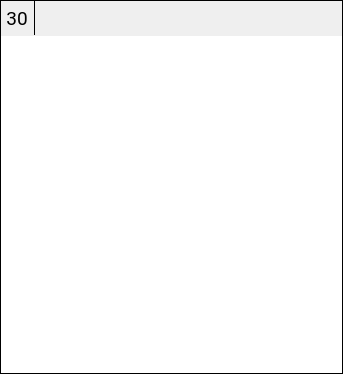
<?xml version="1.0" encoding="UTF-8"?>
<ui version="4.0">
 <class>HeaderTableItem</class>
 <widget class="QWidget" name="HeaderTableItem">
  <property name="geometry">
   <rect>
    <x>0</x>
    <y>0</y>
    <width>343</width>
    <height>374</height>
   </rect>
  </property>
  <property name="windowTitle">
   <string>Form</string>
  </property>
  <property name="styleSheet">
   <string notr="true">#frameHeader {
	border-bottom: 1px solid black;
}</string>
  </property>
  <layout class="QGridLayout" name="gridLayout">
   <property name="leftMargin">
    <number>0</number>
   </property>
   <property name="topMargin">
    <number>0</number>
   </property>
   <property name="rightMargin">
    <number>0</number>
   </property>
   <property name="bottomMargin">
    <number>0</number>
   </property>
   <property name="spacing">
    <number>0</number>
   </property>
   <item row="1" column="0" colspan="2">
    <widget class="QFrame" name="frameBox">
     <property name="minimumSize">
      <size>
       <width>100</width>
       <height>0</height>
      </size>
     </property>
     <property name="frameShape">
      <enum>QFrame::Box</enum>
     </property>
     <property name="frameShadow">
      <enum>QFrame::Plain</enum>
     </property>
     <layout class="QGridLayout" name="gridLayout_3">
      <property name="leftMargin">
       <number>0</number>
      </property>
      <property name="topMargin">
       <number>0</number>
      </property>
      <property name="rightMargin">
       <number>0</number>
      </property>
      <property name="bottomMargin">
       <number>0</number>
      </property>
      <property name="spacing">
       <number>0</number>
      </property>
      <item row="2" column="0">
       <widget class="QTableView" name="tblData">
        <property name="font">
         <font>
          <family>Roboto</family>
          <pointsize>12</pointsize>
         </font>
        </property>
        <property name="frameShape">
         <enum>QFrame::NoFrame</enum>
        </property>
        <property name="editTriggers">
         <set>QAbstractItemView::NoEditTriggers</set>
        </property>
        <property name="selectionMode">
         <enum>QAbstractItemView::SingleSelection</enum>
        </property>
        <property name="selectionBehavior">
         <enum>QAbstractItemView::SelectRows</enum>
        </property>
        <attribute name="horizontalHeaderCascadingSectionResizes">
         <bool>true</bool>
        </attribute>
        <attribute name="horizontalHeaderDefaultSectionSize">
         <number>20</number>
        </attribute>
        <attribute name="horizontalHeaderStretchLastSection">
         <bool>true</bool>
        </attribute>
        <attribute name="verticalHeaderVisible">
         <bool>false</bool>
        </attribute>
       </widget>
      </item>
      <item row="0" column="0">
       <widget class="QFrame" name="frameHeader">
        <property name="sizePolicy">
         <sizepolicy hsizetype="Expanding" vsizetype="Minimum">
          <horstretch>0</horstretch>
          <verstretch>0</verstretch>
         </sizepolicy>
        </property>
        <property name="styleSheet">
         <string notr="true"/>
        </property>
        <property name="frameShape">
         <enum>QFrame::NoFrame</enum>
        </property>
        <property name="frameShadow">
         <enum>QFrame::Plain</enum>
        </property>
        <layout class="QGridLayout" name="gridLayout_2">
         <property name="leftMargin">
          <number>0</number>
         </property>
         <property name="topMargin">
          <number>0</number>
         </property>
         <property name="rightMargin">
          <number>0</number>
         </property>
         <property name="bottomMargin">
          <number>1</number>
         </property>
         <property name="spacing">
          <number>0</number>
         </property>
         <item row="0" column="2">
          <widget class="QLabel" name="lblHeader">
           <property name="sizePolicy">
            <sizepolicy hsizetype="Expanding" vsizetype="Maximum">
             <horstretch>0</horstretch>
             <verstretch>0</verstretch>
            </sizepolicy>
           </property>
           <property name="minimumSize">
            <size>
             <width>34</width>
             <height>34</height>
            </size>
           </property>
           <property name="font">
            <font>
             <family>Roboto</family>
             <pointsize>14</pointsize>
            </font>
           </property>
           <property name="alignment">
            <set>Qt::AlignCenter</set>
           </property>
           <property name="margin">
            <number>0</number>
           </property>
          </widget>
         </item>
         <item row="0" column="0">
          <widget class="QLabel" name="lblDay">
           <property name="minimumSize">
            <size>
             <width>32</width>
             <height>32</height>
            </size>
           </property>
           <property name="font">
            <font>
             <family>Roboto</family>
             <pointsize>14</pointsize>
            </font>
           </property>
           <property name="lineWidth">
            <number>1</number>
           </property>
           <property name="midLineWidth">
            <number>0</number>
           </property>
           <property name="text">
            <string>30</string>
           </property>
           <property name="alignment">
            <set>Qt::AlignCenter</set>
           </property>
           <property name="margin">
            <number>0</number>
           </property>
          </widget>
         </item>
         <item row="0" column="3">
          <widget class="QPushButton" name="btnConfigure">
           <property name="sizePolicy">
            <sizepolicy hsizetype="Fixed" vsizetype="Maximum">
             <horstretch>0</horstretch>
             <verstretch>0</verstretch>
            </sizepolicy>
           </property>
           <property name="minimumSize">
            <size>
             <width>26</width>
             <height>26</height>
            </size>
           </property>
           <property name="cursor">
            <cursorShape>PointingHandCursor</cursorShape>
           </property>
           <property name="text">
            <string/>
           </property>
           <property name="icon">
            <iconset resource="resources.qrc">
             <normaloff>:/images/edit.png</normaloff>:/images/edit.png</iconset>
           </property>
           <property name="iconSize">
            <size>
             <width>26</width>
             <height>26</height>
            </size>
           </property>
           <property name="default">
            <bool>false</bool>
           </property>
           <property name="flat">
            <bool>true</bool>
           </property>
          </widget>
         </item>
         <item row="0" column="1">
          <widget class="Line" name="lnDayHeader">
           <property name="frameShadow">
            <enum>QFrame::Plain</enum>
           </property>
           <property name="orientation">
            <enum>Qt::Vertical</enum>
           </property>
          </widget>
         </item>
        </layout>
       </widget>
      </item>
     </layout>
    </widget>
   </item>
  </layout>
 </widget>
 <resources>
  <include location="resources.qrc"/>
 </resources>
 <connections/>
</ui>
